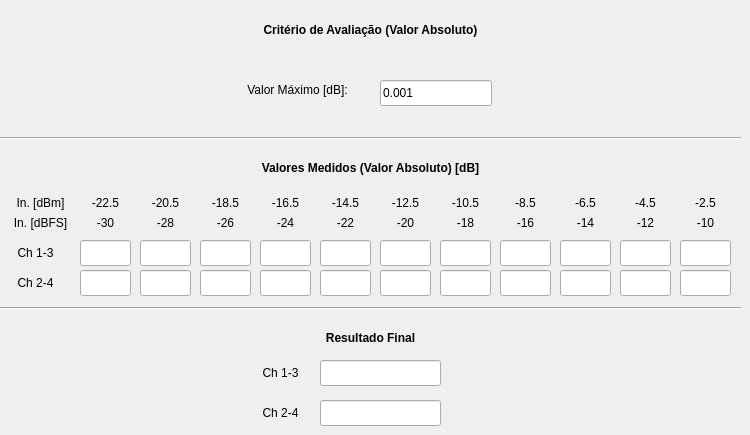
   <widget class="QWidget" name="Tab_Dif_Amp">
    <attribute name="title">
     <string>DIF. AMP.</string>
    </attribute>
    <widget class="QLabel" name="label_97">
     <property name="geometry">
      <rect>
       <x>0</x>
       <y>20</y>
       <width>741</width>
       <height>20</height>
      </rect>
     </property>
     <property name="text">
      <string>&lt;html&gt;&lt;head/&gt;&lt;body&gt;&lt;p align=&quot;center&quot;&gt;&lt;span style=&quot; font-weight:600;&quot;&gt;Critério de Avaliação (Valor Absoluto)&lt;/span&gt;&lt;/p&gt;&lt;/body&gt;&lt;/html&gt;</string>
     </property>
    </widget>
    <widget class="Line" name="line_15">
     <property name="geometry">
      <rect>
       <x>0</x>
       <y>130</y>
       <width>741</width>
       <height>16</height>
      </rect>
     </property>
     <property name="orientation">
      <enum>Qt::Horizontal</enum>
     </property>
    </widget>
    <widget class="Line" name="line_16">
     <property name="geometry">
      <rect>
       <x>0</x>
       <y>300</y>
       <width>741</width>
       <height>16</height>
      </rect>
     </property>
     <property name="orientation">
      <enum>Qt::Horizontal</enum>
     </property>
    </widget>
    <widget class="QLabel" name="label_105">
     <property name="geometry">
      <rect>
       <x>0</x>
       <y>330</y>
       <width>741</width>
       <height>16</height>
      </rect>
     </property>
     <property name="text">
      <string>&lt;html&gt;&lt;head/&gt;&lt;body&gt;&lt;p align=&quot;center&quot;&gt;&lt;span style=&quot; font-weight:600;&quot;&gt;Resultado Final&lt;/span&gt;&lt;/p&gt;&lt;/body&gt;&lt;/html&gt;</string>
     </property>
    </widget>
    <widget class="QLabel" name="label_82">
     <property name="geometry">
      <rect>
       <x>0</x>
       <y>160</y>
       <width>741</width>
       <height>16</height>
      </rect>
     </property>
     <property name="text">
      <string>&lt;html&gt;&lt;head/&gt;&lt;body&gt;&lt;p align=&quot;center&quot;&gt;&lt;span style=&quot; font-weight:600;&quot;&gt;Valores Medidos (Valor Absoluto) [dB]&lt;/span&gt;&lt;/p&gt;&lt;/body&gt;&lt;/html&gt;</string>
     </property>
    </widget>
    <widget class="QLabel" name="label_84">
     <property name="geometry">
      <rect>
       <x>250</x>
       <y>360</y>
       <width>61</width>
       <height>26</height>
      </rect>
     </property>
     <property name="text">
      <string>&lt;html&gt;&lt;head/&gt;&lt;body&gt;&lt;p align=&quot;center&quot;&gt;Ch 1-3&lt;/p&gt;&lt;/body&gt;&lt;/html&gt;</string>
     </property>
    </widget>
    <widget class="QLineEdit" name="DIF_AMP_VALOR_MEDIDO_CH1CH3_1">
     <property name="geometry">
      <rect>
       <x>80</x>
       <y>240</y>
       <width>51</width>
       <height>26</height>
      </rect>
     </property>
    </widget>
    <widget class="QLineEdit" name="DIF_AMPL_CRITERIO">
     <property name="geometry">
      <rect>
       <x>380</x>
       <y>80</y>
       <width>112</width>
       <height>26</height>
      </rect>
     </property>
     <property name="text">
      <string>0.001</string>
     </property>
    </widget>
    <widget class="QLabel" name="label_88">
     <property name="geometry">
      <rect>
       <x>250</x>
       <y>400</y>
       <width>61</width>
       <height>26</height>
      </rect>
     </property>
     <property name="text">
      <string>&lt;html&gt;&lt;head/&gt;&lt;body&gt;&lt;p align=&quot;center&quot;&gt;Ch 2-4&lt;/p&gt;&lt;/body&gt;&lt;/html&gt;</string>
     </property>
    </widget>
    <widget class="QLabel" name="label_56">
     <property name="geometry">
      <rect>
       <x>232</x>
       <y>80</y>
       <width>131</width>
       <height>21</height>
      </rect>
     </property>
     <property name="text">
      <string>&lt;html&gt;&lt;head/&gt;&lt;body&gt;&lt;p align=&quot;center&quot;&gt;Valor Máximo [dB]:&lt;/p&gt;&lt;/body&gt;&lt;/html&gt;</string>
     </property>
    </widget>
    <widget class="QLabel" name="label_99">
     <property name="geometry">
      <rect>
       <x>80</x>
       <y>190</y>
       <width>51</width>
       <height>26</height>
      </rect>
     </property>
     <property name="text">
      <string>&lt;html&gt;&lt;head/&gt;&lt;body&gt;&lt;p align=&quot;center&quot;&gt;-22.5&lt;/p&gt;&lt;/body&gt;&lt;/html&gt;</string>
     </property>
    </widget>
    <widget class="QLineEdit" name="DIF_AMP_RESULT_CH2CH4">
     <property name="geometry">
      <rect>
       <x>320</x>
       <y>400</y>
       <width>121</width>
       <height>26</height>
      </rect>
     </property>
    </widget>
    <widget class="QLineEdit" name="DIF_AMP_RESULT_CH1CH3">
     <property name="geometry">
      <rect>
       <x>320</x>
       <y>360</y>
       <width>121</width>
       <height>26</height>
      </rect>
     </property>
    </widget>
    <widget class="QLabel" name="label_85">
     <property name="geometry">
      <rect>
       <x>10</x>
       <y>240</y>
       <width>51</width>
       <height>26</height>
      </rect>
     </property>
     <property name="text">
      <string>&lt;html&gt;&lt;head/&gt;&lt;body&gt;&lt;p align=&quot;center&quot;&gt;Ch 1-3&lt;/p&gt;&lt;/body&gt;&lt;/html&gt;</string>
     </property>
    </widget>
    <widget class="QLabel" name="label_100">
     <property name="geometry">
      <rect>
       <x>140</x>
       <y>190</y>
       <width>51</width>
       <height>26</height>
      </rect>
     </property>
     <property name="text">
      <string>&lt;html&gt;&lt;head/&gt;&lt;body&gt;&lt;p align=&quot;center&quot;&gt;-20.5&lt;/p&gt;&lt;/body&gt;&lt;/html&gt;</string>
     </property>
    </widget>
    <widget class="QLineEdit" name="DIF_AMP_VALOR_MEDIDO_CH1CH3_2">
     <property name="geometry">
      <rect>
       <x>140</x>
       <y>240</y>
       <width>51</width>
       <height>26</height>
      </rect>
     </property>
    </widget>
    <widget class="QLabel" name="label_101">
     <property name="geometry">
      <rect>
       <x>200</x>
       <y>190</y>
       <width>51</width>
       <height>26</height>
      </rect>
     </property>
     <property name="text">
      <string>&lt;html&gt;&lt;head/&gt;&lt;body&gt;&lt;p align=&quot;center&quot;&gt;-18.5&lt;/p&gt;&lt;/body&gt;&lt;/html&gt;</string>
     </property>
    </widget>
    <widget class="QLineEdit" name="DIF_AMP_VALOR_MEDIDO_CH1CH3_3">
     <property name="geometry">
      <rect>
       <x>200</x>
       <y>240</y>
       <width>51</width>
       <height>26</height>
      </rect>
     </property>
    </widget>
    <widget class="QLabel" name="label_103">
     <property name="geometry">
      <rect>
       <x>260</x>
       <y>190</y>
       <width>51</width>
       <height>26</height>
      </rect>
     </property>
     <property name="text">
      <string>&lt;html&gt;&lt;head/&gt;&lt;body&gt;&lt;p align=&quot;center&quot;&gt;-16.5&lt;/p&gt;&lt;/body&gt;&lt;/html&gt;</string>
     </property>
    </widget>
    <widget class="QLineEdit" name="DIF_AMP_VALOR_MEDIDO_CH1CH3_4">
     <property name="geometry">
      <rect>
       <x>260</x>
       <y>240</y>
       <width>51</width>
       <height>26</height>
      </rect>
     </property>
    </widget>
    <widget class="QLabel" name="label_104">
     <property name="geometry">
      <rect>
       <x>320</x>
       <y>190</y>
       <width>51</width>
       <height>26</height>
      </rect>
     </property>
     <property name="text">
      <string>&lt;html&gt;&lt;head/&gt;&lt;body&gt;&lt;p align=&quot;center&quot;&gt;-14.5&lt;/p&gt;&lt;/body&gt;&lt;/html&gt;</string>
     </property>
    </widget>
    <widget class="QLineEdit" name="DIF_AMP_VALOR_MEDIDO_CH1CH3_5">
     <property name="geometry">
      <rect>
       <x>320</x>
       <y>240</y>
       <width>51</width>
       <height>26</height>
      </rect>
     </property>
    </widget>
    <widget class="QLabel" name="label_106">
     <property name="geometry">
      <rect>
       <x>380</x>
       <y>190</y>
       <width>51</width>
       <height>26</height>
      </rect>
     </property>
     <property name="text">
      <string>&lt;html&gt;&lt;head/&gt;&lt;body&gt;&lt;p align=&quot;center&quot;&gt;-12.5&lt;/p&gt;&lt;/body&gt;&lt;/html&gt;</string>
     </property>
    </widget>
    <widget class="QLineEdit" name="DIF_AMP_VALOR_MEDIDO_CH1CH3_6">
     <property name="geometry">
      <rect>
       <x>380</x>
       <y>240</y>
       <width>51</width>
       <height>26</height>
      </rect>
     </property>
    </widget>
    <widget class="QLabel" name="label_108">
     <property name="geometry">
      <rect>
       <x>440</x>
       <y>190</y>
       <width>51</width>
       <height>26</height>
      </rect>
     </property>
     <property name="text">
      <string>&lt;html&gt;&lt;head/&gt;&lt;body&gt;&lt;p align=&quot;center&quot;&gt;-10.5&lt;/p&gt;&lt;/body&gt;&lt;/html&gt;</string>
     </property>
    </widget>
    <widget class="QLineEdit" name="DIF_AMP_VALOR_MEDIDO_CH1CH3_7">
     <property name="geometry">
      <rect>
       <x>440</x>
       <y>240</y>
       <width>51</width>
       <height>26</height>
      </rect>
     </property>
    </widget>
    <widget class="QLabel" name="label_109">
     <property name="geometry">
      <rect>
       <x>500</x>
       <y>190</y>
       <width>51</width>
       <height>26</height>
      </rect>
     </property>
     <property name="text">
      <string>&lt;html&gt;&lt;head/&gt;&lt;body&gt;&lt;p align=&quot;center&quot;&gt;-8.5&lt;/p&gt;&lt;/body&gt;&lt;/html&gt;</string>
     </property>
    </widget>
    <widget class="QLineEdit" name="DIF_AMP_VALOR_MEDIDO_CH1CH3_8">
     <property name="geometry">
      <rect>
       <x>500</x>
       <y>240</y>
       <width>51</width>
       <height>26</height>
      </rect>
     </property>
    </widget>
    <widget class="QLabel" name="label_110">
     <property name="geometry">
      <rect>
       <x>560</x>
       <y>190</y>
       <width>51</width>
       <height>26</height>
      </rect>
     </property>
     <property name="text">
      <string>&lt;html&gt;&lt;head/&gt;&lt;body&gt;&lt;p align=&quot;center&quot;&gt;-6.5&lt;/p&gt;&lt;/body&gt;&lt;/html&gt;</string>
     </property>
    </widget>
    <widget class="QLineEdit" name="DIF_AMP_VALOR_MEDIDO_CH1CH3_9">
     <property name="geometry">
      <rect>
       <x>560</x>
       <y>240</y>
       <width>51</width>
       <height>26</height>
      </rect>
     </property>
    </widget>
    <widget class="QLabel" name="label_111">
     <property name="geometry">
      <rect>
       <x>620</x>
       <y>190</y>
       <width>51</width>
       <height>26</height>
      </rect>
     </property>
     <property name="text">
      <string>&lt;html&gt;&lt;head/&gt;&lt;body&gt;&lt;p align=&quot;center&quot;&gt;-4.5&lt;/p&gt;&lt;/body&gt;&lt;/html&gt;</string>
     </property>
    </widget>
    <widget class="QLineEdit" name="DIF_AMP_VALOR_MEDIDO_CH1CH3_10">
     <property name="geometry">
      <rect>
       <x>620</x>
       <y>240</y>
       <width>51</width>
       <height>26</height>
      </rect>
     </property>
    </widget>
    <widget class="QLineEdit" name="DIF_AMP_VALOR_MEDIDO_CH1CH3_11">
     <property name="geometry">
      <rect>
       <x>680</x>
       <y>240</y>
       <width>51</width>
       <height>26</height>
      </rect>
     </property>
    </widget>
    <widget class="QLabel" name="label_112">
     <property name="geometry">
      <rect>
       <x>680</x>
       <y>190</y>
       <width>51</width>
       <height>26</height>
      </rect>
     </property>
     <property name="text">
      <string>&lt;html&gt;&lt;head/&gt;&lt;body&gt;&lt;p align=&quot;center&quot;&gt;-2.5&lt;/p&gt;&lt;/body&gt;&lt;/html&gt;</string>
     </property>
    </widget>
    <widget class="QLabel" name="label_86">
     <property name="geometry">
      <rect>
       <x>10</x>
       <y>190</y>
       <width>61</width>
       <height>26</height>
      </rect>
     </property>
     <property name="text">
      <string>&lt;html&gt;&lt;head/&gt;&lt;body&gt;&lt;p align=&quot;center&quot;&gt;In. [dBm]&lt;/p&gt;&lt;/body&gt;&lt;/html&gt;</string>
     </property>
    </widget>
    <widget class="QLabel" name="label_87">
     <property name="geometry">
      <rect>
       <x>10</x>
       <y>270</y>
       <width>51</width>
       <height>26</height>
      </rect>
     </property>
     <property name="text">
      <string>&lt;html&gt;&lt;head/&gt;&lt;body&gt;&lt;p align=&quot;center&quot;&gt;Ch 2-4&lt;/p&gt;&lt;/body&gt;&lt;/html&gt;</string>
     </property>
    </widget>
    <widget class="QLineEdit" name="DIF_AMP_VALOR_MEDIDO_CH2CH4_1">
     <property name="geometry">
      <rect>
       <x>80</x>
       <y>270</y>
       <width>51</width>
       <height>26</height>
      </rect>
     </property>
    </widget>
    <widget class="QLabel" name="label_113">
     <property name="geometry">
      <rect>
       <x>260</x>
       <y>210</y>
       <width>51</width>
       <height>26</height>
      </rect>
     </property>
     <property name="text">
      <string>&lt;html&gt;&lt;head/&gt;&lt;body&gt;&lt;p align=&quot;center&quot;&gt;-24&lt;/p&gt;&lt;/body&gt;&lt;/html&gt;</string>
     </property>
    </widget>
    <widget class="QLabel" name="label_114">
     <property name="geometry">
      <rect>
       <x>80</x>
       <y>210</y>
       <width>51</width>
       <height>26</height>
      </rect>
     </property>
     <property name="text">
      <string>&lt;html&gt;&lt;head/&gt;&lt;body&gt;&lt;p align=&quot;center&quot;&gt;-30&lt;/p&gt;&lt;/body&gt;&lt;/html&gt;</string>
     </property>
    </widget>
    <widget class="QLabel" name="label_115">
     <property name="geometry">
      <rect>
       <x>500</x>
       <y>210</y>
       <width>51</width>
       <height>26</height>
      </rect>
     </property>
     <property name="text">
      <string>&lt;html&gt;&lt;head/&gt;&lt;body&gt;&lt;p align=&quot;center&quot;&gt;-16&lt;/p&gt;&lt;/body&gt;&lt;/html&gt;</string>
     </property>
    </widget>
    <widget class="QLabel" name="label_116">
     <property name="geometry">
      <rect>
       <x>140</x>
       <y>210</y>
       <width>51</width>
       <height>26</height>
      </rect>
     </property>
     <property name="text">
      <string>&lt;html&gt;&lt;head/&gt;&lt;body&gt;&lt;p align=&quot;center&quot;&gt;-28&lt;/p&gt;&lt;/body&gt;&lt;/html&gt;</string>
     </property>
    </widget>
    <widget class="QLabel" name="label_117">
     <property name="geometry">
      <rect>
       <x>620</x>
       <y>210</y>
       <width>51</width>
       <height>26</height>
      </rect>
     </property>
     <property name="text">
      <string>&lt;html&gt;&lt;head/&gt;&lt;body&gt;&lt;p align=&quot;center&quot;&gt;-12&lt;/p&gt;&lt;/body&gt;&lt;/html&gt;</string>
     </property>
    </widget>
    <widget class="QLabel" name="label_118">
     <property name="geometry">
      <rect>
       <x>200</x>
       <y>210</y>
       <width>51</width>
       <height>26</height>
      </rect>
     </property>
     <property name="text">
      <string>&lt;html&gt;&lt;head/&gt;&lt;body&gt;&lt;p align=&quot;center&quot;&gt;-26&lt;/p&gt;&lt;/body&gt;&lt;/html&gt;</string>
     </property>
    </widget>
    <widget class="QLabel" name="label_119">
     <property name="geometry">
      <rect>
       <x>380</x>
       <y>210</y>
       <width>51</width>
       <height>26</height>
      </rect>
     </property>
     <property name="text">
      <string>&lt;html&gt;&lt;head/&gt;&lt;body&gt;&lt;p align=&quot;center&quot;&gt;-20&lt;/p&gt;&lt;/body&gt;&lt;/html&gt;</string>
     </property>
    </widget>
    <widget class="QLabel" name="label_120">
     <property name="geometry">
      <rect>
       <x>440</x>
       <y>210</y>
       <width>51</width>
       <height>26</height>
      </rect>
     </property>
     <property name="text">
      <string>&lt;html&gt;&lt;head/&gt;&lt;body&gt;&lt;p align=&quot;center&quot;&gt;-18&lt;/p&gt;&lt;/body&gt;&lt;/html&gt;</string>
     </property>
    </widget>
    <widget class="QLabel" name="label_121">
     <property name="geometry">
      <rect>
       <x>320</x>
       <y>210</y>
       <width>51</width>
       <height>26</height>
      </rect>
     </property>
     <property name="text">
      <string>&lt;html&gt;&lt;head/&gt;&lt;body&gt;&lt;p align=&quot;center&quot;&gt;-22&lt;/p&gt;&lt;/body&gt;&lt;/html&gt;</string>
     </property>
    </widget>
    <widget class="QLabel" name="label_122">
     <property name="geometry">
      <rect>
       <x>560</x>
       <y>210</y>
       <width>51</width>
       <height>26</height>
      </rect>
     </property>
     <property name="text">
      <string>&lt;html&gt;&lt;head/&gt;&lt;body&gt;&lt;p align=&quot;center&quot;&gt;-14&lt;/p&gt;&lt;/body&gt;&lt;/html&gt;</string>
     </property>
    </widget>
    <widget class="QLabel" name="label_95">
     <property name="geometry">
      <rect>
       <x>10</x>
       <y>210</y>
       <width>61</width>
       <height>26</height>
      </rect>
     </property>
     <property name="text">
      <string>&lt;html&gt;&lt;head/&gt;&lt;body&gt;&lt;p align=&quot;center&quot;&gt;In. [dBFS]&lt;/p&gt;&lt;/body&gt;&lt;/html&gt;</string>
     </property>
    </widget>
    <widget class="QLabel" name="label_123">
     <property name="geometry">
      <rect>
       <x>680</x>
       <y>210</y>
       <width>51</width>
       <height>26</height>
      </rect>
     </property>
     <property name="text">
      <string>&lt;html&gt;&lt;head/&gt;&lt;body&gt;&lt;p align=&quot;center&quot;&gt;-10&lt;/p&gt;&lt;/body&gt;&lt;/html&gt;</string>
     </property>
    </widget>
    <widget class="QLineEdit" name="DIF_AMP_VALOR_MEDIDO_CH2CH4_2">
     <property name="geometry">
      <rect>
       <x>140</x>
       <y>270</y>
       <width>51</width>
       <height>26</height>
      </rect>
     </property>
    </widget>
    <widget class="QLineEdit" name="DIF_AMP_VALOR_MEDIDO_CH2CH4_3">
     <property name="geometry">
      <rect>
       <x>200</x>
       <y>270</y>
       <width>51</width>
       <height>26</height>
      </rect>
     </property>
    </widget>
    <widget class="QLineEdit" name="DIF_AMP_VALOR_MEDIDO_CH2CH4_4">
     <property name="geometry">
      <rect>
       <x>260</x>
       <y>270</y>
       <width>51</width>
       <height>26</height>
      </rect>
     </property>
    </widget>
    <widget class="QLineEdit" name="DIF_AMP_VALOR_MEDIDO_CH2CH4_5">
     <property name="geometry">
      <rect>
       <x>320</x>
       <y>270</y>
       <width>51</width>
       <height>26</height>
      </rect>
     </property>
    </widget>
    <widget class="QLineEdit" name="DIF_AMP_VALOR_MEDIDO_CH2CH4_6">
     <property name="geometry">
      <rect>
       <x>380</x>
       <y>270</y>
       <width>51</width>
       <height>26</height>
      </rect>
     </property>
    </widget>
    <widget class="QLineEdit" name="DIF_AMP_VALOR_MEDIDO_CH2CH4_7">
     <property name="geometry">
      <rect>
       <x>440</x>
       <y>270</y>
       <width>51</width>
       <height>26</height>
      </rect>
     </property>
    </widget>
    <widget class="QLineEdit" name="DIF_AMP_VALOR_MEDIDO_CH2CH4_8">
     <property name="geometry">
      <rect>
       <x>500</x>
       <y>270</y>
       <width>51</width>
       <height>26</height>
      </rect>
     </property>
    </widget>
    <widget class="QLineEdit" name="DIF_AMP_VALOR_MEDIDO_CH2CH4_9">
     <property name="geometry">
      <rect>
       <x>560</x>
       <y>270</y>
       <width>51</width>
       <height>26</height>
      </rect>
     </property>
    </widget>
    <widget class="QLineEdit" name="DIF_AMP_VALOR_MEDIDO_CH2CH4_10">
     <property name="geometry">
      <rect>
       <x>620</x>
       <y>270</y>
       <width>51</width>
       <height>26</height>
      </rect>
     </property>
    </widget>
    <widget class="QLineEdit" name="DIF_AMP_VALOR_MEDIDO_CH2CH4_11">
     <property name="geometry">
      <rect>
       <x>680</x>
       <y>270</y>
       <width>51</width>
       <height>26</height>
      </rect>
     </property>
    </widget>
   </widget>
